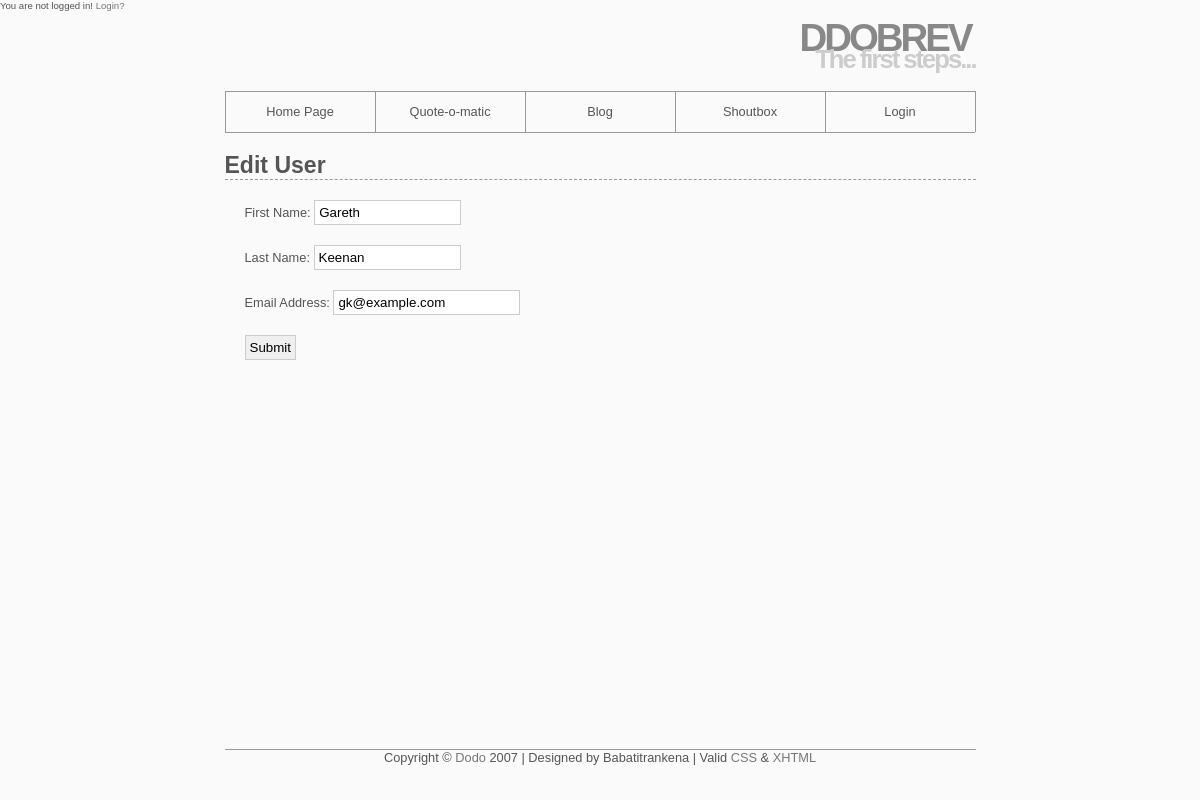
Page /edit_user.php?id=3 on the committed database.
### tables this page shows
CREATE TABLE IF NOT EXISTS `users` (
  `user_id` mediumint(8) unsigned NOT NULL AUTO_INCREMENT,
  `username` varchar(30) DEFAULT NULL,
  `pass` char(40) DEFAULT NULL,
  `first_name` varchar(20) DEFAULT NULL,
  `last_name` varchar(40) DEFAULT NULL,
  `email` varchar(80) NOT NULL,
  `registration_date` datetime NOT NULL,
  PRIMARY KEY (`user_id`)
);

### edit_user.php (the view, shortened to what this page needs)
<?php
include 'stdlib.php';
$site = new csite();
$page = new cPage("Edit User");
$site->setPage($page);
if(isset($_GET['id']) && is_numeric($_GET['id'])){
		$id=$_GET['id'];
	}
elseif(($_POST['id']) && is_numeric($_POST['id'])){
		$id=$_POST['id'];
	}
else{
		$content[] = '<p class="error">This page has been accessed in error.</p>';
		$page->SetContent($content);
		$site->render();
		exit();
	}
require_once('dbc.php');
$q = "SELECT first_name, last_name, email FROM users WHERE user_id=:id";
$ps = $pdo->prepare($q);
$params = array('id'=>$id);
$ps->execute($params);
if( $ps->rowCount() == 1) {
	$row = $ps->fetch(PDO::FETCH_NUM);
	$content[] = '<form action="edit_user.php" method="post">
<p>First Name: <input type="text" name="first_name" size="15" maxlength="15" value="' . $row[0] . '" /></p>
<p>Last Name: <input type="text" name="last_name" size="15" maxlength="30" value="' . $row[1] . '" /></p>
<p>Email Address: <input type="text" name="email" size="20" maxlength="40" value="' . $row[2] . '"  /> </p>
<p><input type="submit" name="submit" value="Submit" /></p>
<input type="hidden" name="submitted" value="TRUE" />
<input type="hidden" name="id" value="' . $id . '" />
</form>';
}
else{
	$content[] = '<p class="error">This page has been accessed in error.</p>';
}
$site->render();
?>

### cpage.php (shortened to what this page needs)
<?php
	class cpage {
		private $title;
		private $content = array();
		public function __construct($title) {
			$this->title = $title;
		}
		public function render() {
			echo "<H1>{$this->title}</H1>";
			foreach($this->content as $cont){
				echo $cont;
			}
		}
		public function setContent($content) {
				$this->content = $content;
		}
	}
?>

### style.css (style rules this page uses)
* { border:0; margin:0; padding:0; }
input { border:1px solid; padding: 4px; border-color:#CCCCCC; }
html { height: 100%; }
body { height: 100%; background:#fafafa; color:#555; font:0.8em Arial, Helvetica, "bitstream vera sans", sans-serif; }
#content h1 { border-bottom:1px dashed #999; font-size:1.8em; padding:20px 0 0; }
#content p { padding:20px 20px 0; }

### rows in the picture
users: first_name "Gareth", last_name "Keenan", email "gk@example.com"

### other values in the picture
$this->title "Edit User"
